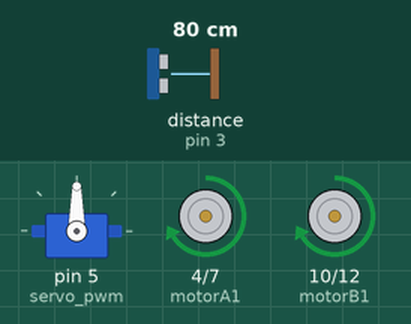
A sketch run on a simulated Arduino Uno, built with avr-gcc and run on an emulated ATmega328P. On the bench: servo, motor-driver pin pairs drawn as motors (green arrow = first pin HIGH = forward, orange = second pin HIGH = backward, longer = more drive, scaled by the enable pin). The test bench sets the inputs (shaded band); at power-on: distance to the obstacle (sensor on pin 3) 80 cm. The echo pulse lasts 58.3 µs per cm.

Above: at 2.3 s.
2.4 s: distance to the obstacle (sensor on pin 3) set to 22 cm
4.0 s: distance to the obstacle (sensor on pin 3) set to 18 cm
At 4.8 s:
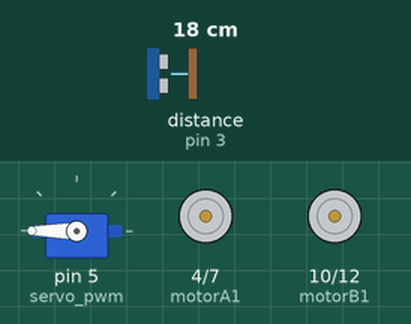
7.0 s: distance to the obstacle (sensor on pin 3) set to 35 cm
At 7.4 s:
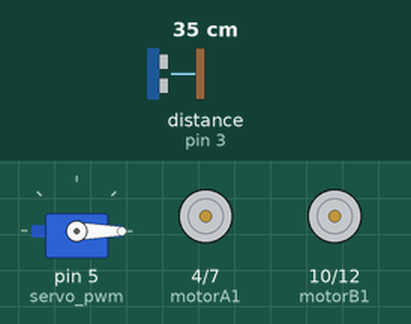
9.7 s: distance to the obstacle (sensor on pin 3) set to 2 cm
At 11.87 s:
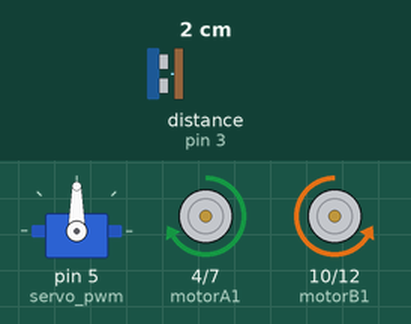
12.7 s: distance to the obstacle (sensor on pin 3) set to 60 cm
At 13.91 s:
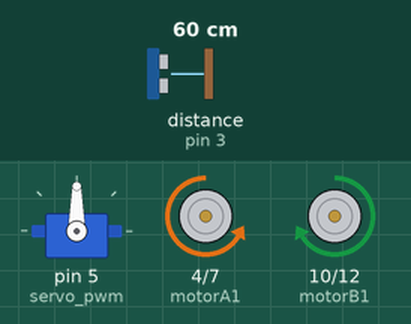
Timing chart, 0 to 15.7 s (numbered marks = the images above; inputs shaded):
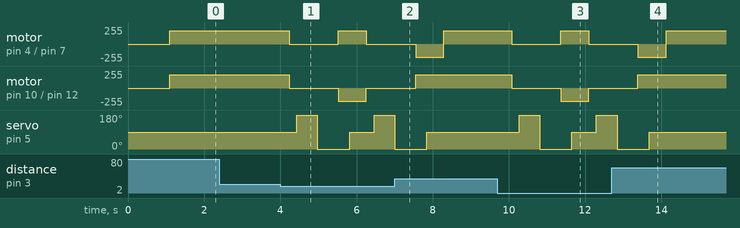

Measured:
- the behaviour switches between 21 and 20 cm on distance to the obstacle (sensor on pin 3) (found by bisection; images 0 and 1)
- after the input at 2.4 s, every drawn part: stays the same
- after the input at 4.0 s, motor on pin 4 (motorA1) / pin 7 (motorA2): forward 200/255 → stopped after 0.23 s, → forward 200/255 1.3 s later, → stopped 0.74 s later; motor on pin 10 (motorB1) / pin 12 (motorB2): forward 200/255 → stopped after 0.23 s, → backward 200/255 1.3 s later, → stopped 0.74 s later
- after the input at 7.0 s, servo on pin 5 (servo_pwm): goes on until 7.8 s, then stays 90°
- after the input at 9.7 s, motor on pin 4 (motorA1) / pin 7 (motorA2): forward 200/255 → stopped after 0.37 s, → forward 200/255 1.3 s later, → stopped 0.74 s later; motor on pin 10 (motorB1) / pin 12 (motorB2): forward 200/255 → stopped after 0.37 s, → backward 200/255 1.3 s later, → stopped 0.74 s later
- after the input at 12.7 s, servo on pin 5 (servo_pwm): goes on until 13.7 s, then stays 90°

The sketch:

obstacle_avoidenc.ino
```cpp
#include <NewPing.h>
#include <Servo.h>

//ultrasonic sensor details
#define trig 2
#define echo 3
#define max_distance 200

//servo motor details
#define servo_pwm 5
#define rotate_time 300

//motor control detials
#define motorA1 4
#define motorA2 7
#define motorASpeed 6

#define motorB1 10
#define motorB2 12
#define motorBSpeed 11

#define defaultSpeed 200


//object creation
NewPing sonar(trig, echo, max_distance);
Servo sg90;


//all varioable declarations
int left = 0, right = 0, front = 0;

void setup() {

  sg90.attach(servo_pwm);

  pinMode(motorA1, OUTPUT);
  pinMode(motorA2, OUTPUT);
  pinMode(motorASpeed, OUTPUT);
  pinMode(motorB1, OUTPUT);
  pinMode(motorB2, OUTPUT);
  pinMode(motorBSpeed, OUTPUT);


  sg90.write(90);//first lookthe forward direction
  delay(500);
  front = readDistance();
  delay(50);
  front = readDistance();
  delay(50);
  front = readDistance();
  delay(50);

}

void loop() {

  right = 0;
  left = 0;

  if (front <= 20)
  {
    stopCar();
    delay(200);

    left = lookLeft();
    delay(100);
    right = lookRight();
    delay(100);

    if (right > left)
    {
      rightSide();
      delay(300);
      goto here;
    }
    else
    {
      leftSide();
      delay(300);
      goto here;
    }


  }
  else
  {
    forward();
  }
here:

  front = lookFront();

}


int readDistance()//this is the method for read the distance
{

  int cm = sonar.ping_cm();
  delay(70);
  cm = sonar.ping_cm();
  if (cm == 0)
  {
    cm = max_distance;
  }
  delay(70);
  return cm;
}

int  lookFront()
{
  sg90.write(90);
  delay(rotate_time);
  int frontValue = readDistance();
  return frontValue;

}

int lookRight()
{
  sg90.write(0);
  delay(rotate_time);
  int rightValue = readDistance();
  return rightValue;
}

int lookLeft()
{
  sg90.write(180);
  delay(rotate_time);
  int leftValue = readDistance();
  return leftValue;
}


void forward()
{
  digitalWrite(motorA1, HIGH);
  digitalWrite(motorA2, LOW);
  analogWrite(motorASpeed, defaultSpeed);

  digitalWrite(motorB1, HIGH);
  digitalWrite(motorB2, LOW);
  analogWrite(motorBSpeed, defaultSpeed);


}

void backward()
{
  digitalWrite(motorA1, LOW);
  digitalWrite(motorA2, HIGH);
  analogWrite(motorASpeed, defaultSpeed);

  digitalWrite(motorB1, LOW);
  digitalWrite(motorB2, HIGH);
  analogWrite(motorBSpeed, defaultSpeed);
}

void leftSide()
{
  digitalWrite(motorA1, HIGH);
  digitalWrite(motorA2, LOW);
  analogWrite(motorASpeed, defaultSpeed);

  digitalWrite(motorB1, LOW);
  digitalWrite(motorB2, HIGH);
  analogWrite(motorBSpeed, defaultSpeed);

}

void rightSide()
{
  digitalWrite(motorA1, LOW);
  digitalWrite(motorA2, HIGH);
  analogWrite(motorASpeed, defaultSpeed);

  digitalWrite(motorB1, HIGH);
  digitalWrite(motorB2, LOW);
  analogWrite(motorBSpeed, defaultSpeed);

}

void stopCar()
{
  digitalWrite(motorA1, LOW);
  digitalWrite(motorA2, LOW);
  analogWrite(motorASpeed, 0);

  digitalWrite(motorB1, LOW);
  digitalWrite(motorB2, LOW);
  analogWrite(motorBSpeed, 0);

}
```
